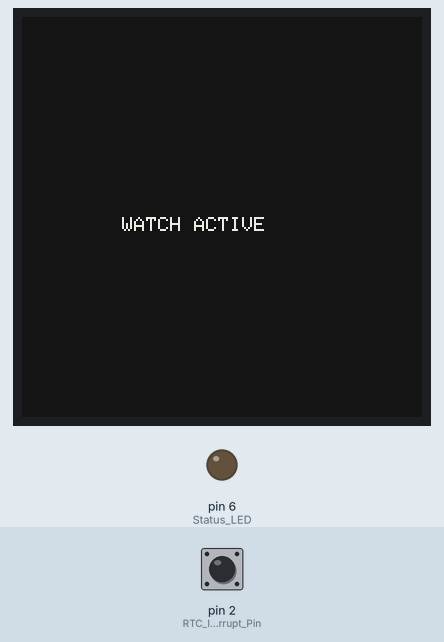
Bench run of a sketch on a simulated Arduino Uno, built for the host (arithmetic inside an expression is 32-bit, double 64-bit). Parts: 200×200 one-colour display, output pins drawn as LEDs (lit = HIGH). Wiring (inferred from the names in the program): PCF8563 clock at I2C address 0x51. The inputs (shaded band) are chosen by the test bench; at power-on: pin 2 (RTC_Interrupt_Pin) HIGH. The local clock reads 2024-03-15 10:24:30 at power-on unless the sketch sets it; what the sketch prints to the serial monitor is not drawn.

Above: at 4.4 s.
4.5 s: pin 2 (RTC_Interrupt_Pin) pulled LOW for 0.15 s
At 5.0 s:
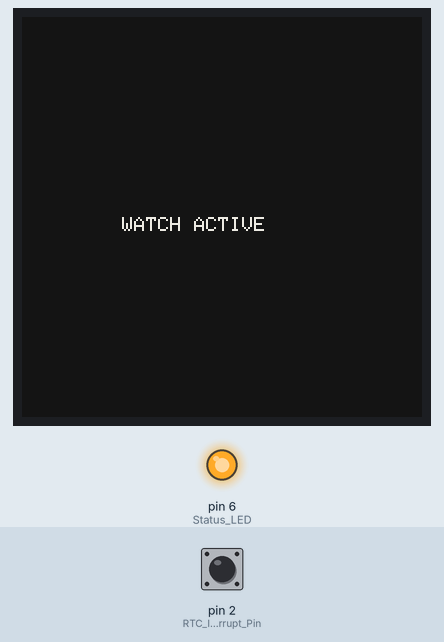
At 5.9 s:
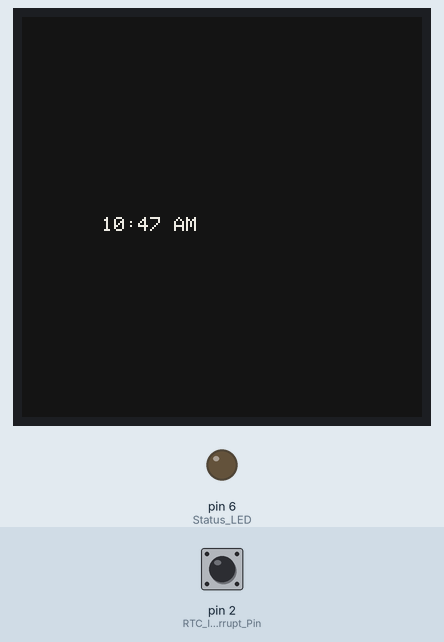
Timing chart, 0 to 7.5 s (numbered marks = the images above; inputs shaded):
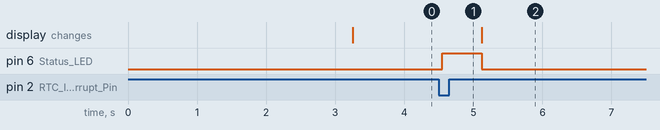

Measured:
- after the input at 4.5 s, pin 6 (Status_LED): LOW → HIGH after 0.05 s, → LOW 0.57 s later

The sketch:

08_DeepSleep.ino
```cpp
#include <Wire.h>
#include <avr/sleep.h>
#include <GxEPD2_BW.h>

// 32-row page height to keep SRAM usage around 1KB
GxEPD2_BW<GxEPD2_154_D67, 32> display(GxEPD2_154_D67(10, 9, 8, 7));

volatile bool RTC_Triggered = false;

void setup() {
  Serial.begin(115200);
  delay(1000);
  Serial.println(F("\n--- VANCOUVER WATCH: STABLE BUILD ---"));

  pinMode(6, OUTPUT); // Status LED
  pinMode(2, INPUT_PULLUP); // RTC Interrupt Pin

  // 1. I2C & RTC SETUP
  Wire.begin();
  Wire.setClock(10000); // 10kHz for max stability
  initRTC();

  // 2. INITIAL FULL REFRESH (Clears ghosting)
  display.init(115200);
  display.setFullWindow();
  display.firstPage();
  do {
    display.fillScreen(GxEPD_BLACK);
    display.setCursor(50, 100);
    display.print(F("WATCH ACTIVE"));
  } while (display.nextPage());
  display.powerOff();

  // 3. ATTACH INTERRUPT
  // Use FALLING to avoid the "LOW" level loop bug
  attachInterrupt(digitalPinToInterrupt(2), wakeUpISR, FALLING);

  Serial.println(F("Setup Complete. Entering Sleep..."));
  Serial.flush();
}

void loop() {
  if (RTC_Triggered) {
    digitalWrite(6, HIGH); // Signal Wakeup
    Serial.println(F("Wakeup Triggered!"));

    // Clear RTC Flag immediately so Pin 2 goes HIGH
    clearRTCInterrupt();

    // Refresh Display
    updateDisplay();

    RTC_Triggered = false;
    digitalWrite(6, LOW);
    Serial.println(F("Going back to sleep..."));
    Serial.flush();
  }

  // DEEP SLEEP
  set_sleep_mode(SLEEP_MODE_PWR_DOWN);
  sleep_enable();
  sleep_cpu();

  // MCU STOPS HERE UNTIL PIN 2 FALLS

  sleep_disable();
}

void wakeUpISR() {
  RTC_Triggered = true;
}

void initRTC() {
  // Address 0x51 (PCF8563)
  writeRTC(0x00, 0x00); // Control 1
  writeRTC(0x01, 0x00); // Control 2
  writeRTC(0x0E, 0x82); // Timer: 1Hz source, Enabled
  writeRTC(0x0F, 0x0A); // 10 Seconds
}

void clearRTCInterrupt() {
  // Write 0 to Status 2 to clear Timer Flag (Bit 3)
  writeRTC(0x01, 0x00);
}

void updateDisplay() {
  digitalWrite(8, LOW); delay(10); digitalWrite(8, HIGH); delay(10);

  display.init(115200, false);
  display.setPartialWindow(0, 0, display.width(), display.height());
  display.firstPage();
  do {
    display.fillScreen(GxEPD_BLACK); // Dark Mode Background
    display.setTextColor(GxEPD_WHITE); // White Text
    display.setCursor(40, 100);
    display.print(F("10:47 AM")); // Static time for now
  } while (display.nextPage());
  display.powerOff();
}

void writeRTC(byte reg, byte data) {
  Wire.beginTransmission(0x51);
  Wire.write(reg);
  Wire.write(data);
  Wire.endTransmission();
}
```
